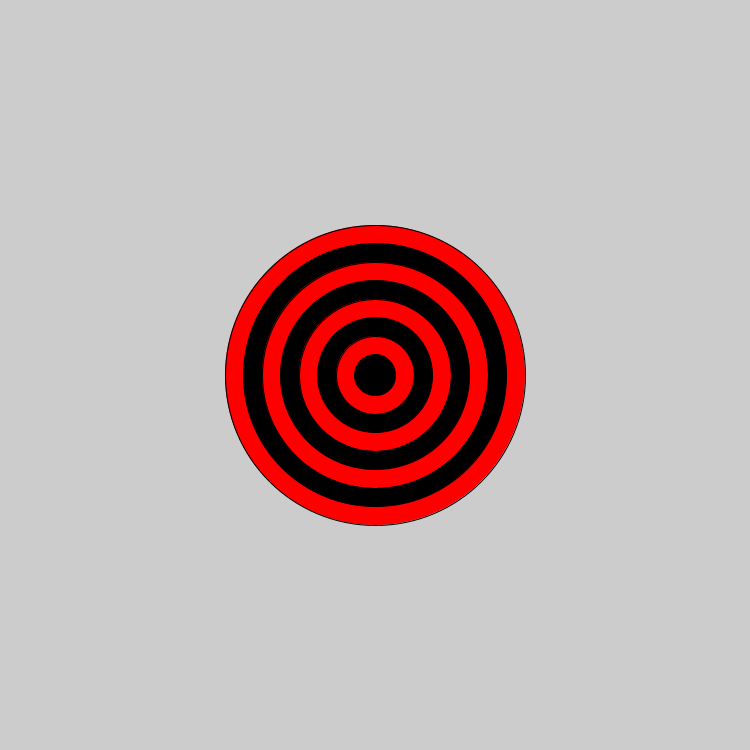
Frame 1 (no input)
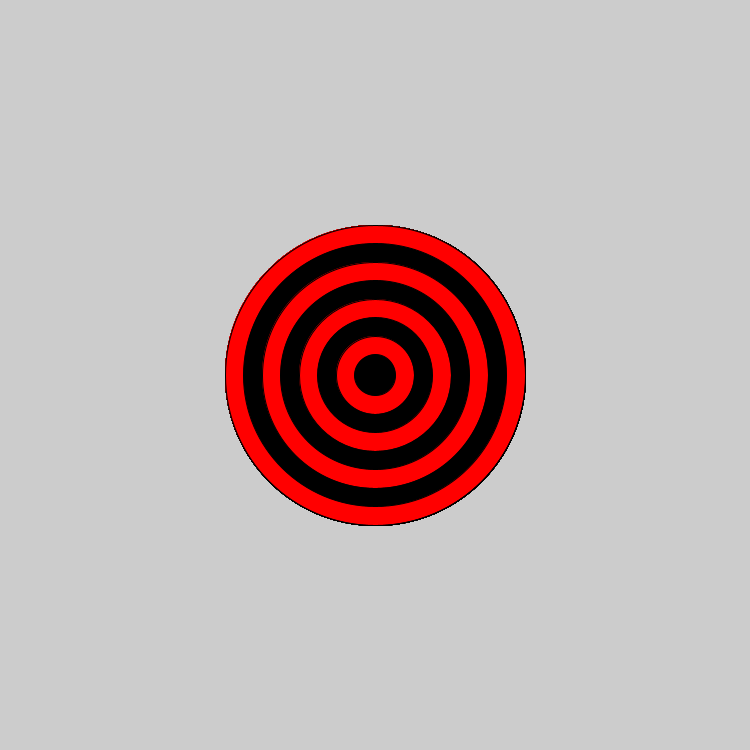
Frame 60 (the mouse pressed at the canvas centre just before this capture)
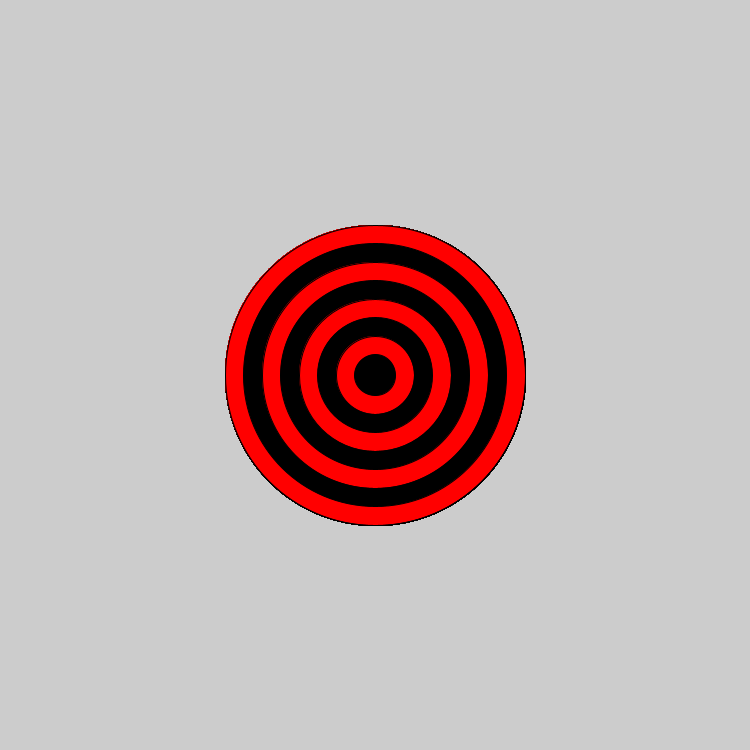
Frame 120 (the mouse held since frame 60 and released just before this capture)

The Processing sketch that drew these frames (run headless with seeded random() and noise(); from frame 60 on, the mouse is pressed at the canvas centre):

// Processing sketch: bullseye
// ── bullseye.pde
    void setup(){
     size(750,750); 
    }

    void draw(){
      int x = 300;
for (int i = 0; i<8; i++){
 
  if (i % 2 == 0){
    
    fill(255,0,0);
    
  }
  else{
   fill(0,0,0);
    
  }
  ellipse(375,375,x,x);
x-=37;
}

    }
                            
